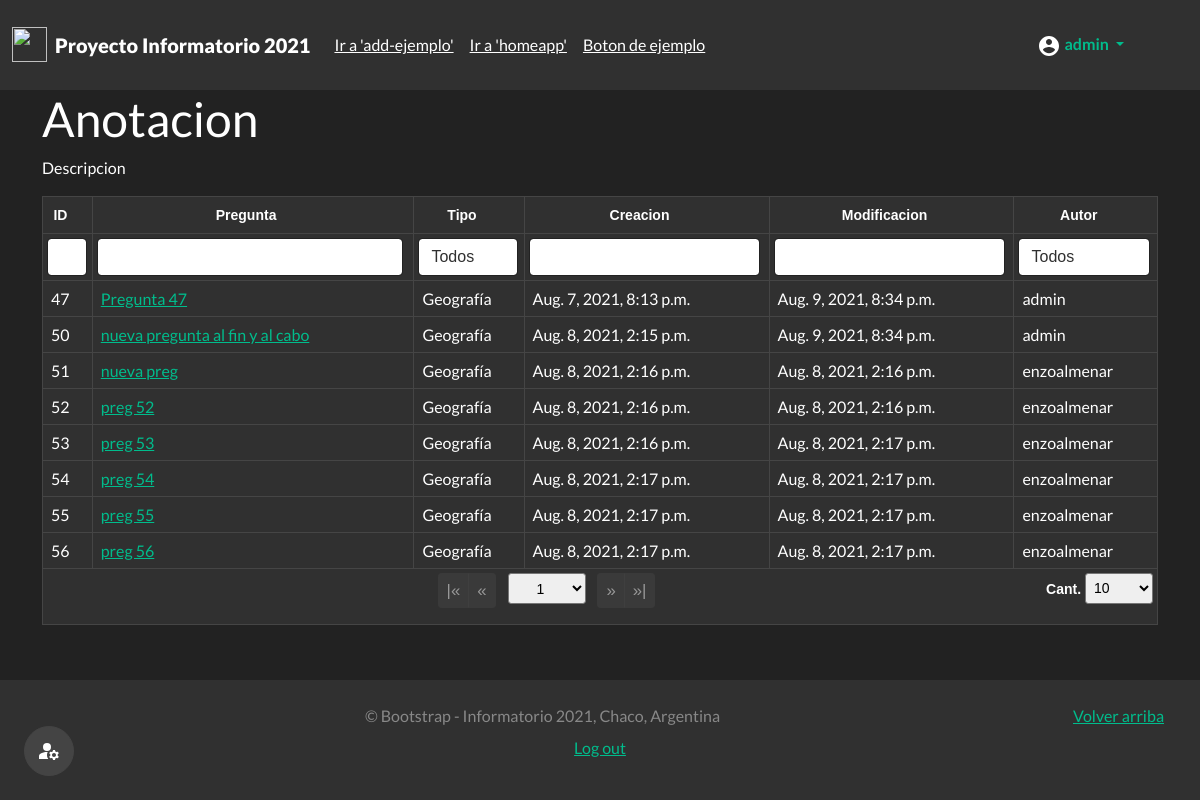
The page /useradmin/prg (signed in) on the database as committed earlier.
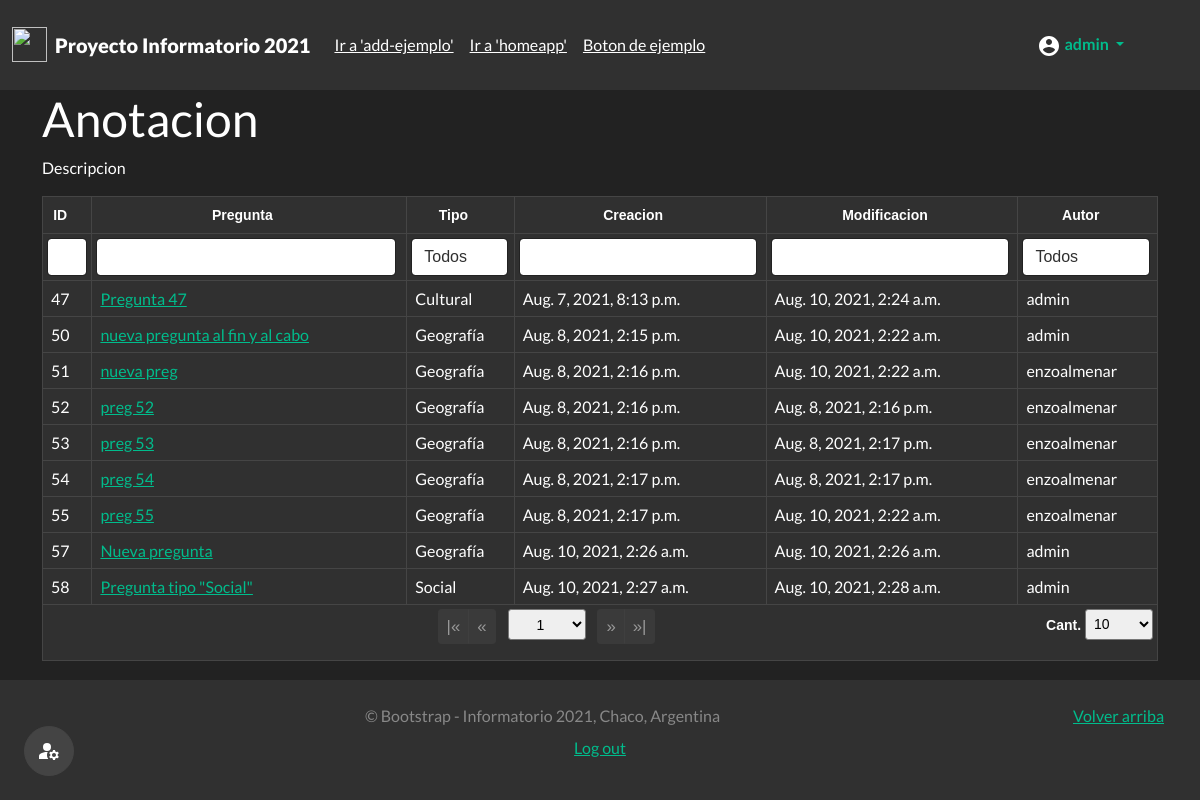
The same page on the database as committed later.
### juego_chaco/models.py (models this page shows)
class Pregunta(models.Model):
    autor = models.ForeignKey(User, on_delete=models.CASCADE) #modificar mas adelante
    pregunta = models.CharField(max_length=500)
    clasificacion = models.CharField(max_length=30,choices=Clasificacion.choices,default=Clasificacion.GEOGRAFIA,)
    fecha_creacion = models.DateTimeField(auto_now_add=True, editable=False)
    fecha_modificacion = models.DateTimeField(auto_now=True)
    def __str__(self):
        return self.pregunta

### authusuario/views.py (the view)
# urls.py: path('useradmin/<str:id>',views.mi_useradmin,name="mi_useradmin"),
@login_required(login_url="login")
@permission_required('authusuario.es_usuario_admin',raise_exception=True)
def mi_useradmin(request,id):
    sw={"prg":admin_cuestionarios,"usr":admin_usuarios,"act":admin_actividades}
    func= sw.get(id,"ERROR")
    if func != "ERROR":
        return func(request)
    raise Http404

### juego_chaco/views.py (called while the page is built)
def admin_cuestionarios(request):
    lista_preguntas=Pregunta.objects.all()
    context={"cuestionario":lista_preguntas}
    return render(request,'admin/admin_cuestionarios.html',context)

### templates/admin/admin_cuestionarios.html (shortened to what this page needs)
{% extends 'base.html' %}
{% load static %}
{% block load_scr %}
<link href={% static 'css/theme.bootstrap_4.css' %} rel="stylesheet">
<link href={% static 'css/jquery.tablesorter.pager.css' %} rel="stylesheet">
{% endblock  %}
{% block content %}
<div class="container">
  <h1>Anotacion</h2>
  <p>Descripcion</p>
  <table class="table table-dark table-bordered table-hover table-responsive">
    <thead class="thead-dark text-center">
      <tr>
        <th>ID</th>
        <th>Pregunta</th>
        <th class="filter-select filter-exact" data-placeholder="Todos">Tipo</th>
        <th>Creacion</th>
        <th>Modificacion</th>
        <th class="filter-select filter-exact" data-placeholder="Todos">Autor</th>
    </thead>
    <tfoot class="text-center">
      <tr>
        <th colspan="7" class="ts-pager">
          <div class="form-inline">
            <div class="btn-group btn-group-sm mx-1" role="group">
              <button type="button" class="btn btn-secondary first" title="first">|&laquo;</button>
              <button type="button" class="btn btn-secondary prev" title="previous">&laquo;</button>
            </div>
            <select class="form-control-sm custom-select px-4 mx-1 pagenum" title="N° de página"></select>
            <div class="btn-group btn-group-sm mx-1" role="group">
              <button type="button" class="btn btn-secondary next" title="next">&raquo;</button>
              <button type="button" class="btn btn-secondary last" title="last">&raquo;|</button>
            </div>
            <p class="float-end">
              <a>Cant.</a>
              <select class="form-control-sm custom-select px-1 pagesize" title="Seleccione el tamaño de página">
                <option selected="selected" value="10">10</option>
            </p>
          </div>
        </th>
      </tr>
    </tfoot>
    <tbody>
      {% for pregunta in cuestionario %}
        <tr>
        <td>{{pregunta.pk}}</td>
        <td><a href= {% url 'editar' 'ver' pregunta.pk %}>{{pregunta}}</a></td>
        <td>{{pregunta.clasificacion}}</td>
        <td>{{pregunta.fecha_creacion}}</td>
        <td>{{pregunta.fecha_modificacion}}</td>
        <td>{{pregunta.autor}}</td>
        </tr>
      {% endfor %}
    </tbody>
  </table>
</div>
{% endblock  %}

### templates/base.html (shortened to what this page needs)
{% load static %}
<html lang="es" class="h-100">
  <head>
    <link href={% static 'css/bootstrap.min.css' %} rel="stylesheet">
    <link href={% static 'css/main.css' %} rel="stylesheet">
    <link href={% static 'css/sidebars.css' %} rel="stylesheet">
    {% block load_scr %}
    {% endblock  %}
  </head>
  <body class="d-flex flex-column h-100">
    {% include 'partials/_header.html' %}
    <main class="flex-shrink-0">
      {% block content %}
      {% endblock %}
    </main>
    {% include 'partials/_footer.html' %}
  </body>
</html>

### templates/partials/_favicon.html (shortened to what this page needs)
{% load static %}

### templates/partials/_header.html (shortened to what this page needs)
{% load static %}
<header class="sticky-top">
  <nav class="navbar navbar-expand-md navbar-dark bg-dark">
    <div class="container-fluid">
      <a href={% url 'home'%} class="navbar-brand d-flex align-items-center">
        <img class="me-2" src={% static 'img/w_logo.png' %} alt="" width="35" height="35">
        <div class="navbar-collapse collapse">
          <strong><b>Proyecto Informatorio 2021</b></strong>
        </div>
      </a>
      <div class="navbar-collapse collapse" id="navbarHeader">
        <ul class="navbar-nav me-auto mb-2 mb-md-0">
          <li class="nav-link"><a href='#' class="text-white">Ir a 'add-ejemplo'</a></li>
          <li class="nav-link"><a href='#' class="text-white">Ir a 'homeapp'</a></li>
          <li class="nav-link"><a href="#" class="text-white">Boton de ejemplo</a></li>
        </ul>
      </div>
      {% if user.is_authenticated %}
      <li class="nav-link dropdown">
        <a href="#" class="nav-link dropdown-toggle active" id="navbarDropdownUserInfo" role="button" data-bs-toggle="dropdown" aria-expanded="false">
          <b>{{user.username}}</b>
        </a>
      </li>
      {% else %}
      <li class="nav-link"><a href={% url 'login'%} class="text-white">Iniciar sesion</a><a> / </a><a href={% url 'register'%} class="btn btn-success"><b>Registrarse</b></a></li>
      {% endif %}
    </div>
  </nav>
</header>

### templates/partials/_adminsidebar.html (shortened to what this page needs)
{% load static %}

### templates/partials/_footer.html (shortened to what this page needs)
{% load static %}
<footer class="footer bg-dark text-muted mt-auto py-4">
  <div class="container-fluid">
    <p class="float-end mb-1 me-1 me-sm-4">
      <a href="#">Volver arriba</a>
    </p>
    <p class="text-center mb-2">&copy; Bootstrap - Informatorio 2021, Chaco, Argentina</p>
    {% if user.is_authenticated %}
      <p class="text-center"><a href={% url 'logout'%} class="float-center mb-1">Log out</a></p>
      {% if perms.authusuario.es_usuario_admin %}
        <button type="button" class="fixed-bottom py-2 ms-1 mb-1 py-sm-6 ms-sm-4 mb-sm-4 btn btn-secondary btn-circle btn-md" data-bs-toggle="offcanvas" data-bs-target="#menuAdmin_oculto" aria-controls="menuAdmin_oculto">
        </button>
      {% endif %}
    {% endif %}
  </div>
</footer>

### Proyecto_InfoCh2021/static/css/main.css (style rules this page uses)
.float-center { float:center!important }
.btn-circle.btn-md { width: 50px; height: 50px; padding: 7px 10px; border-radius: 25px; font-size: 10px; text-align: center; }

### Proyecto_InfoCh2021/static/css/sidebars.css (style rules this page uses)
.dropdown-toggle { outline: 0; }

### templates/admin/admin_cuestionarios.html (style rules this page uses)
.tablesorter-pager .btn-group-sm .btn { font-size: 1.2em; }

Rows that differ between the two databases and show on the page:
removed Pregunta: pk "56", pregunta "preg 56", clasificacion "Geografía", fecha_creacion "Aug. 8, 2021, 2:17 p.m.", fecha_modificacion "Aug. 8, 2021, 2:17 p.m.", autor "enzoalmenar"
changed Pregunta "Pregunta 47": clasificacion "Geografía" → "Cultural"; fecha_modificacion "Aug. 9, 2021, 8:34 p.m." → "Aug. 10, 2021, 2:24 a.m."
changed Pregunta "nueva pregunta al fin y al cabo": fecha_modificacion "Aug. 9, 2021, 8:34 p.m." → "Aug. 10, 2021, 2:22 a.m."
changed Pregunta "nueva preg": fecha_modificacion "Aug. 8, 2021, 2:16 p.m." → "Aug. 10, 2021, 2:22 a.m."
changed Pregunta "preg 55": fecha_modificacion "Aug. 8, 2021, 2:17 p.m." → "Aug. 10, 2021, 2:22 a.m."
added Pregunta: pk "57", pregunta "Nueva pregunta", clasificacion "Geografía", fecha_creacion "Aug. 10, 2021, 2:26 a.m.", fecha_modificacion "Aug. 10, 2021, 2:26 a.m.", autor "admin"
added Pregunta: pk "58", pregunta "Pregunta tipo \"Social\"", clasificacion "Social", fecha_creacion "Aug. 10, 2021, 2:27 a.m.", fecha_modificacion "Aug. 10, 2021, 2:28 a.m.", autor "admin"
